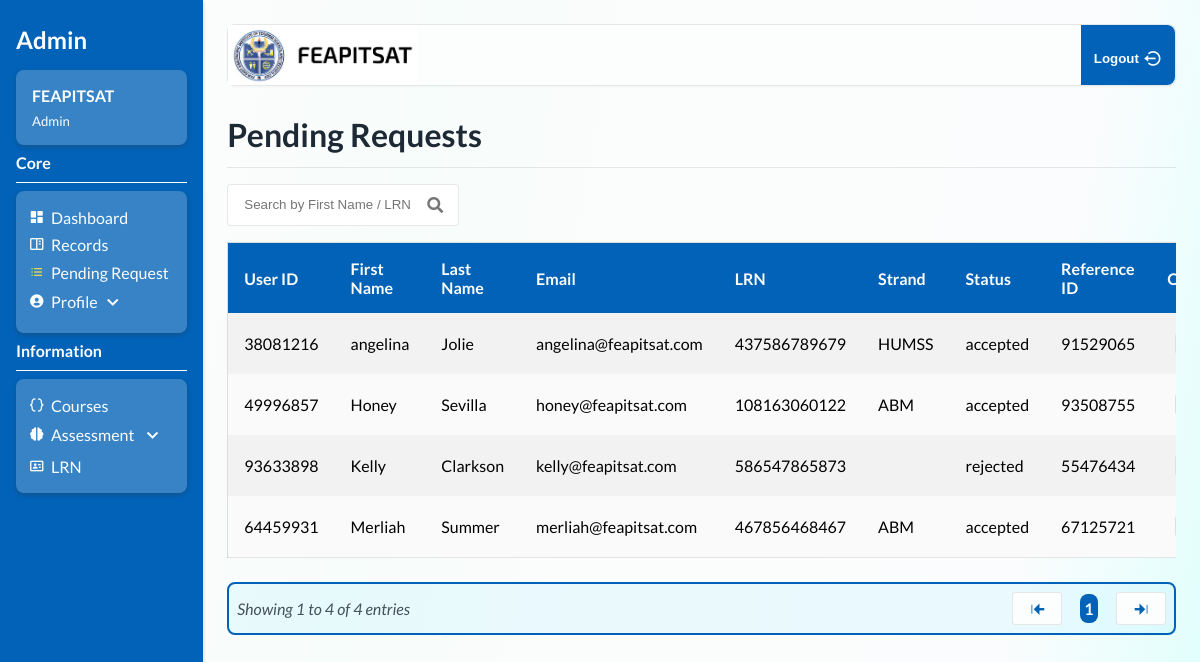
The page /admin-approval.php (signed in) on the database its author committed.
### tables this page shows
CREATE TABLE `user` (
  `user_id` bigint(10) NOT NULL,
  `fname` varchar(55) NOT NULL,
  `lname` varchar(55) NOT NULL,
  `email` varchar(55) NOT NULL,
  `lrn` varchar(12) NOT NULL,
  `strand_track` varchar(30) NOT NULL,
  `user_time` timestamp NOT NULL DEFAULT current_timestamp() ON UPDATE current_timestamp(),
  `status` varchar(100) NOT NULL,
  `refid` bigint(10) NOT NULL
);

### admin-approval.php (the view, shortened to what this page needs)
<?php
include("presets/navigation.php");
?>
    <div class="contents__headings">
        <h1>Pending Requests</h1>
    </div>
    <div class="table-wrapper" tabindex="0">
        <div class="table-wrapper__search" style="margin-bottom: 1rem;">
            <input type="text" name="" id="table-search" onkeyup="approvalTable()" placeholder="Search by First Name / LRN" class="search-input">
            <i class="fas fa-search search-icon" style="top: 50%;!important;"></i>
        </div>
        <table>
            <thead>
                <tr>
                    <th>User ID</th>
                    <th>First Name</th>
                    <th>Last Name</th>
                    <th>Email</th>
                    <th>LRN</th>
                    <th>Strand</th>
                    <th>Status</th>
                    <th>Reference ID</th>
                    <th>Operations</th>
                </tr>
            </thead>
            <tbody id="course-data-storage" data-filter-control="true" data-show-search-clear-button="true">
                <?php
                $sql = "SELECT * FROM user ORDER BY user_time DESC";
                $result = mysqli_query($con, $sql);
                while ($row = mysqli_fetch_assoc($result)) {
                    $user_id = $row['user_id'];
                    $fname = $row['fname'];
                    $lname = $row['lname'];
                    $email = $row['email'];
                    $lrn = $row['lrn'];
                    $strand_track = $row['strand_track'];
                    $status = $row['status'];
                    $ref = $row['refid'];
                    ?>
                    <tr>
                        <td data-cell="User ID"><?php echo $user_id; ?></td>
                        <td data-cell="First name"><?php echo $fname; ?></td>
                        <td data-cell="Last name"><?php echo $lname; ?></td>
                        <td data-cell="Email"><?php echo $email; ?></td>
                        <td data-cell="LRN"><?php echo $lrn; ?></td>
                        <td data-cell="Strand"><?php echo $strand_track; ?></td>
                        <td data-cell="Status"><?php echo $status; ?></td>
                        <td data-cell="Ref ID"><?php echo $ref; ?></td>
                        <td data-cell="Operation" class="operation-icons-flex">
                        </td>
                    </tr>
                <?php
                }
                ?>
            </tbody>
        </table>
    </div>
            <div class="pagination-wrapper">
                <div class="wrapper__title">
                    <span id="entryCount" class="entryCount"></span>
                </div>
                <div class="wrapper__pagings">
                    <button id="prevPage"><i class='bx bxs-arrow-to-left'></i></button>
                        <span id="pages"></span>
                    <button id="nextPage"><i class='bx bxs-arrow-to-right' ></i></button>
                </div>
            </div>
        </div>
</body>
</html>

### css/admin-style.css (style rules this page uses)
:root { --bg-a:rgba(255, 255, 255, 0.212); --border-clr:rgba(30, 30, 30, 0.100); --border-clr-focus: rgb(0, 81, 255); --outline-clr: rgba(239, 200, 245, 0.555); --chart-color-blue: rgb(173,216,230); --chart-color-skyblue: rgb(0,191,255); --chart-color-deepblue: rgb(25,25,112); }
body { background-image: linear-gradient(280deg, rgba(185, 255, 248, 0.459), rgba(243, 247, 250, 0.356), var(--clr-white), var(--clr-white), rgba(239, 250, 247, 0.514), var(--clr-white), rgba(170, 237, 255, 0.158))!important; }
.table-wrapper { width: 100%; overflow-x: auto; display: flex; justify-content: flex-start; align-items: flex-start; flex-direction: column; }
.search-icon { position: absolute; top: 50%; right: -5px; transform: translateY(-50%); color: #777; cursor: pointer; }
table { --tbl-clr: hsl(0, 0%, 95%); background-color: var(--tbl-clr); border-collapse: collapse; width: 100%; border: 1px solid var(--border-clr); }
th { background-color: var(--clr-lightblue); color: var(--clr-white); }
th, td, tr { text-align: left; padding: 1rem; width: 20vw; }
tr:nth-of-type(2n) { --tr-clr: hsl(189, 5%, 98%); background-color: var(--tr-clr); }

### css/utilities.css (style rules this page uses)
*, *::before, *::after { box-sizing: border-box!important; }
html { scroll-behavior: smooth; overflow-x: hidden; }
body { margin: 0; padding: 0; font-family: 'Lato', sans-serif; }
:root { --clr-dark: hsl(210, 29%, 16%); --clr-white: hsl(192, 15%, 99%); --clr-lightblue: hsl(208, 99%, 36%); --clr-deepblue: hsl(261, 100%, 16%); --dark-clr-dark: hsl(0, 0%, 10%); --dark-clr-white: hsl(0, 0%, 90%); --dark-clr-lightblue: hsl(208, 99%, 36%); --dark-clr-deepblue: hsl(240, 100%, 10%); --fw-300: 300; --fw-400: 400; --fw-500: 500; --fw-700: 700; --fs-small: .825rem; --fs-reg: 1rem; --fs-large: 1.5rem; --fs-xl: 2rem; --fs-sxl: 3rem; --box-shadow: rgba(61, 60, 60, 0.331)0 2px 4px; --border-radius-xsml: .2rem; --border-radius-sml: .5rem; --border-radius: 1.5rem; --border-clr:rgba(30, 30, 30, 0.100); }

### rows shown on the page
user: user_id "38081216", fname "angelina", lname "Jolie", email "angelina@feapitsat.com", lrn "437586789679", strand_track "HUMSS", status "accepted", refid "91529065"
user: user_id "49996857", fname "Honey", lname "Sevilla", email "honey@feapitsat.com", lrn "108163060122", strand_track "ABM", status "accepted", refid "93508755"
user: user_id "93633898", fname "Kelly", lname "Clarkson", email "kelly@feapitsat.com", lrn "586547865873", status "rejected", refid "55476434"
user: user_id "64459931", fname "Merliah", lname "Summer", email "merliah@feapitsat.com", lrn "467856468467", strand_track "ABM", status "accepted", refid "67125721"
